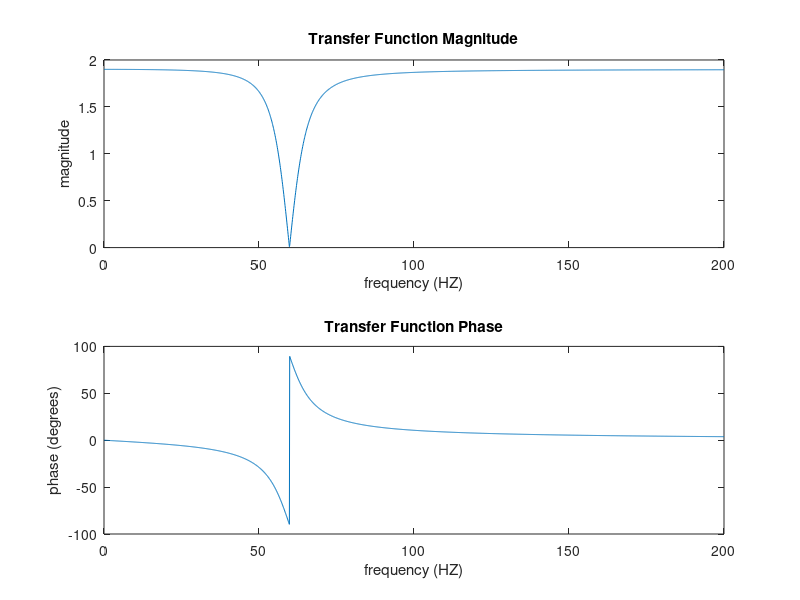

Write MATLAB code to recreate this figure. (Note: this script raises an error after producing the figure.)
close all;
clear all;
clc;

r = 10000;                % setting the constant's values for a circuits transfer function         
c = 133*10^-9;
m = 0.9;

f = 0:.1:200;             % creating a frequency vector for plotting the transfer function
w = 2*pi*f;               % calculating angular frequency


H = @(w) ((1+m)*((2*j*w*r*c).^2+1))./((2*j*w*r*c).^2+4*(1-m)*j*w*r*c+1);  % defining a circuit's transfer function

subplot(2,1,1);
plot(f,abs(H(w)));                                  % plotting the magnitude of the transfer function 
hold on;
title('Transfer Function Magnitude');
xlabel("frequency (HZ)");
ylabel("magnitude");
subplot(2,1,2);
plot(f,angle(H(w))*180/pi);                         % plotting the phase of the transfer function
title('Transfer Function Phase');
xlabel("frequency (HZ)");
ylabel("phase (degrees)");

load ecg_signal.mat;                                 % loading an ecg signal

dT = t(2) - t(1);                                    % calculating signals time step dt

W=linspace(-pi,pi,length(ecg)); 
w=W/dT;                                              % creating angular frequency vector
f=w/2/pi;                                            % creating the frequency vector

x=ecg;
X = fftshift(fft(x))*dT;                             % finding frequency domain signal
Z = X .* H(w);                                       % finding frequency domain output
z = ifft(ifftshift(Z))/dT;                           % finding time domain output

figure();
subplot(4,1,1);
plot(t,x);                                           % plotting and labeling noisy signal
title("Noisy time domain signal x(t)");
xlabel("time(S)");
ylabel("signal amplitude");
subplot(4,1,2);
plot(f,abs(X));                                      % plotting and labeling noisy frequency domain signal
title("Noisy frequency domain signal X(f)");
xlabel("frequency (HZ)");
ylabel("magnitude");
subplot(4,1,3);
plot(f,abs(Z));                                      % plotting and labeling filtered frequency domain signal
title("Filtered frequency domain signal Z(f)");
xlabel("frequency (HZ)");
ylabel("magnitude");
subplot(4,1,4);
plot(t,z);                                           % plotting and labeling filtered time domain signal
title("Filtered time domain signal z(t)");
xlabel("time (S)");
ylabel("signal amplitude");
